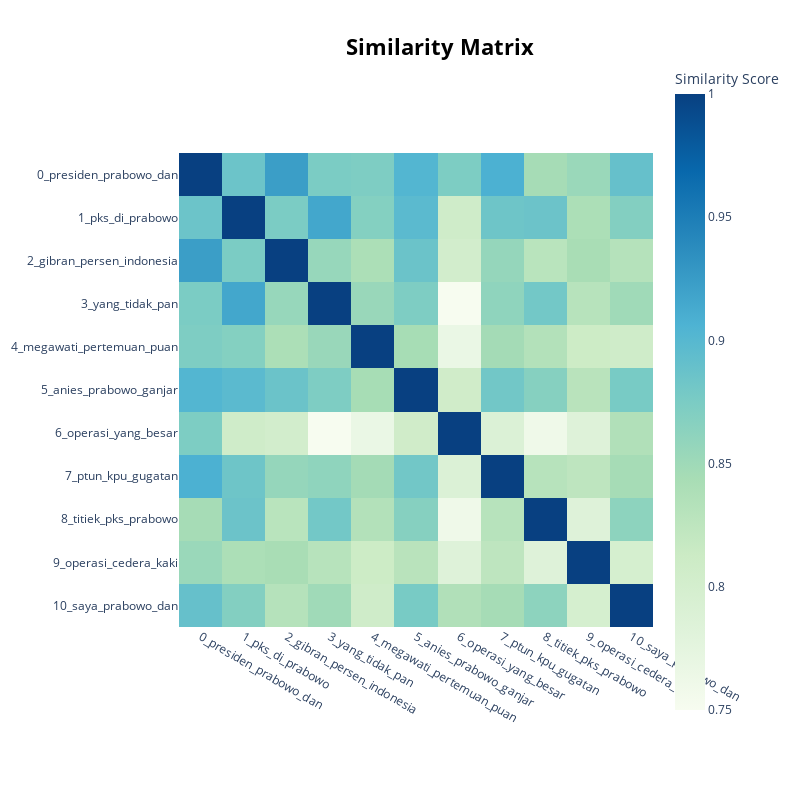

Notebook code cell kept with this figure:
### Code cell
topic_model.visualize_heatmap()

### Figure 1 — Plotly figure (JSON) as saved in the notebook; plotly's stock layout.template omitted (floating-point values rounded to 4 significant figures)
{"data": [{"coloraxis": "coloraxis", "hovertemplate": "x: %{x}<br>y: %{y}<br>Similarity Score: %{z}<extra></extra>", "name": "0", "type": "heatmap", "x": ["0_presiden_prabowo_dan", "1_pks_di_prabowo", "2_gibran_persen_indonesia", "3_yang_tidak_pan", "4_megawati_pertemuan_puan", "5_anies_prabowo_ganjar", "6_operasi_yang_besar", "7_ptun_kpu_gugatan", "8_titiek_pks_prabowo", "9_operasi_cedera_kaki", "10_saya_prabowo_dan"], "xaxis": "x", "y": ["0_presiden_prabowo_dan", "1_pks_di_prabowo", "2_gibran_persen_indonesia", "3_yang_tidak_pan", "4_megawati_pertemuan_puan", "5_anies_prabowo_ganjar", "6_operasi_yang_besar", "7_ptun_kpu_gugatan", "8_titiek_pks_prabowo", "9_operasi_cedera_kaki", "10_saya_prabowo_dan"], "yaxis": "y", "z": [[1.0, 0.8852, 0.9234, 0.8747, 0.8729, 0.9029, 0.8735, 0.9076, 0.8449, 0.8534, 0.8894], [0.8852, 1.0, 0.8747, 0.916, 0.8684, 0.8971, 0.8071, 0.8841, 0.8857, 0.84, 0.8696], [0.9234, 0.8747, 1.0, 0.8556, 0.84, 0.8859, 0.8028, 0.8569, 0.8286, 0.8433, 0.8321], [0.8747, 0.916, 0.8556, 1.0, 0.8541, 0.8727, 0.75, 0.8609, 0.8805, 0.8304, 0.8496], [0.8729, 0.8684, 0.84, 0.8541, 1.0, 0.8443, 0.767, 0.8466, 0.8345, 0.8104, 0.8073], [0.9029, 0.8971, 0.8859, 0.8727, 0.8443, 1.0, 0.8068, 0.881, 0.867, 0.8293, 0.8768], [0.8735, 0.8071, 0.8028, 0.75, 0.767, 0.8068, 1.0, 0.7889, 0.7604, 0.784, 0.8361], [0.9076, 0.8841, 0.8569, 0.8609, 0.8466, 0.881, 0.7889, 1.0, 0.8303, 0.8251, 0.8451], [0.8449, 0.8857, 0.8286, 0.8805, 0.8345, 0.867, 0.7604, 0.8303, 1.0, 0.7847, 0.8625], [0.8534, 0.84, 0.8433, 0.8304, 0.8104, 0.8293, 0.784, 0.8251, 0.7847, 1.0, 0.7979], [0.8894, 0.8696, 0.8321, 0.8496, 0.8073, 0.8768, 0.8361, 0.8451, 0.8625, 0.7979, 1.0]]}], "layout": {"coloraxis": {"colorbar": {"title": {"text": "Similarity Score"}}, "colorscale": [[0, "rgb(247,252,240)"], [0.125, "rgb(224,243,219)"], [0.25, "rgb(204,235,197)"], [0.375, "rgb(168,221,181)"], [0.5, "rgb(123,204,196)"], [0.625, "rgb(78,179,211)"], [0.75, "rgb(43,140,190)"], [0.875, "rgb(8,104,172)"], [1, "rgb(8,64,129)"]]}, "height": 800, "hoverlabel": {"bgcolor": "white", "font": {"family": "Rockwell", "size": 16}}, "legend": {"title": {"text": "Trend"}}, "margin": {"t": 60}, "showlegend": true, "title": {"font": {"color": "Black", "size": 22}, "text": "<b>Similarity Matrix</b>", "x": 0.55, "xanchor": "center", "y": 0.95, "yanchor": "top"}, "width": 800, "xaxis": {"anchor": "y", "constrain": "domain", "domain": [0, 1], "scaleanchor": "y"}, "yaxis": {"anchor": "x", "autorange": "reversed", "constrain": "domain", "domain": [0, 1]}}}
